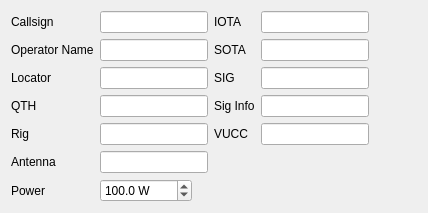
     <widget class="QWidget" name="tabMyStation">
      <attribute name="title">
       <string>M&amp;y Station</string>
      </attribute>
      <layout class="QHBoxLayout" name="horizontalLayout_16">
       <item>
        <layout class="QFormLayout" name="formLayout_5">
         <item row="0" column="0">
          <widget class="QLabel" name="myCallsignLabel">
           <property name="text">
            <string>Callsign</string>
           </property>
          </widget>
         </item>
         <item row="0" column="1">
          <widget class="QLineEdit" name="myCallsignEdit"/>
         </item>
         <item row="1" column="0">
          <widget class="QLabel" name="myOperatorNameLabel">
           <property name="text">
            <string>Operator Name</string>
           </property>
          </widget>
         </item>
         <item row="1" column="1">
          <widget class="QLineEdit" name="myOperatorNameEdit"/>
         </item>
         <item row="2" column="0">
          <widget class="QLabel" name="myGridLabel">
           <property name="text">
            <string>Locator</string>
           </property>
          </widget>
         </item>
         <item row="2" column="1">
          <widget class="QLineEdit" name="myGridEdit"/>
         </item>
         <item row="3" column="0">
          <widget class="QLabel" name="myQTHLabel">
           <property name="text">
            <string>QTH</string>
           </property>
          </widget>
         </item>
         <item row="3" column="1">
          <widget class="QLineEdit" name="myQTHEdit"/>
         </item>
         <item row="4" column="0">
          <widget class="QLabel" name="myRigLabel">
           <property name="text">
            <string>Rig</string>
           </property>
          </widget>
         </item>
         <item row="4" column="1">
          <widget class="QLineEdit" name="myRigEdit"/>
         </item>
         <item row="5" column="0">
          <widget class="QLabel" name="myAntLabel">
           <property name="text">
            <string>Antenna</string>
           </property>
          </widget>
         </item>
         <item row="5" column="1">
          <widget class="QLineEdit" name="myAntEdit"/>
         </item>
         <item row="6" column="0">
          <widget class="QLabel" name="powerLabel">
           <property name="text">
            <string>Power</string>
           </property>
          </widget>
         </item>
         <item row="6" column="1">
          <widget class="QDoubleSpinBox" name="powerEdit">
           <property name="sizePolicy">
            <sizepolicy hsizetype="Maximum" vsizetype="Fixed">
             <horstretch>0</horstretch>
             <verstretch>0</verstretch>
            </sizepolicy>
           </property>
           <property name="focusPolicy">
            <enum>Qt::StrongFocus</enum>
           </property>
           <property name="suffix">
            <string> W</string>
           </property>
           <property name="decimals">
            <number>1</number>
           </property>
           <property name="maximum">
            <double>1000000.000000000000000</double>
           </property>
           <property name="value">
            <double>100.000000000000000</double>
           </property>
          </widget>
         </item>
        </layout>
       </item>
       <item>
        <layout class="QFormLayout" name="formLayout_4">
         <property name="rightMargin">
          <number>8</number>
         </property>
         <item row="0" column="0">
          <widget class="QLabel" name="myIOTALabel">
           <property name="text">
            <string>IOTA</string>
           </property>
          </widget>
         </item>
         <item row="0" column="1">
          <widget class="QLineEdit" name="myIOTAEdit"/>
         </item>
         <item row="1" column="0">
          <widget class="QLabel" name="mySOTALabel">
           <property name="text">
            <string>SOTA</string>
           </property>
          </widget>
         </item>
         <item row="1" column="1">
          <widget class="QLineEdit" name="mySOTAEdit"/>
         </item>
         <item row="2" column="0">
          <widget class="QLabel" name="mySIGLabel">
           <property name="text">
            <string>SIG</string>
           </property>
          </widget>
         </item>
         <item row="2" column="1">
          <widget class="QLineEdit" name="mySIGEdit"/>
         </item>
         <item row="3" column="0">
          <widget class="QLabel" name="mySIGInfoLabel">
           <property name="text">
            <string>Sig Info</string>
           </property>
          </widget>
         </item>
         <item row="3" column="1">
          <widget class="QLineEdit" name="mySIGInfoEdit"/>
         </item>
         <item row="4" column="0">
          <widget class="QLabel" name="myVUCCLabel">
           <property name="text">
            <string>VUCC</string>
           </property>
          </widget>
         </item>
         <item row="4" column="1">
          <widget class="QLineEdit" name="myVUCCEdit"/>
         </item>
        </layout>
       </item>
       <item>
        <spacer name="horizontalSpacer">
         <property name="orientation">
          <enum>Qt::Horizontal</enum>
         </property>
         <property name="sizeHint" stdset="0">
          <size>
           <width>40</width>
           <height>20</height>
          </size>
         </property>
        </spacer>
       </item>
      </layout>
     </widget>
